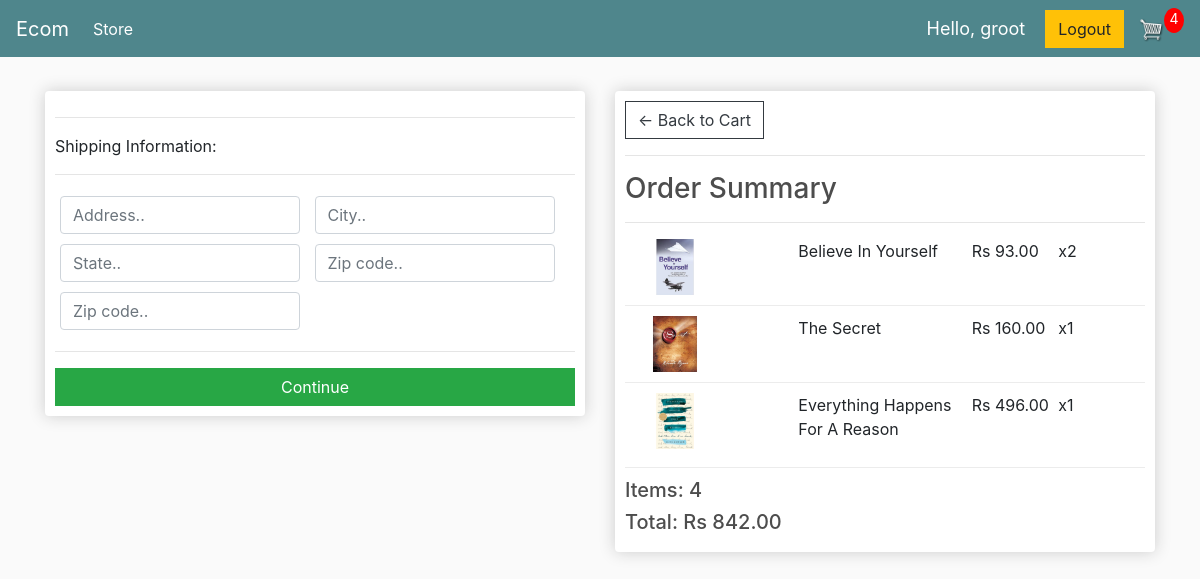
Screenshot of /checkout/ (signed in) with the database file from the repository.
### store/models.py (models this page shows, shortened)
class Order(models.Model):
    customer = models.ForeignKey(Customer, on_delete = models.SET_NULL, blank=True, null=True)
    date_orderd = models.DateTimeField(auto_now_add=True)
    complete = models.BooleanField(default=False, null=True, blank=False)
    transaction_id = models.CharField(max_length=200, null=True)
    @property
    def shipping(self):
        shipping = False
        orderitems = self.orderitem_set.all()
        for i in orderitems:
            if i.product.digital == False:
                shipping =True
        return shipping
    @property
    def get_cart_total(self):
        orderitems = self.orderitem_set.all()
        total = sum([item.get_total for item in orderitems])
        return total
    def get_cart_items(self):
        orderitems = self.orderitem_set.all()
        total = sum([item.quantity for item in orderitems])
        return total

class OrderItem(models.Model):
    product = models.ForeignKey(Product, on_delete = models.SET_NULL, blank=True, null=True)
    order = models.ForeignKey(Order, on_delete = models.SET_NULL, blank=True, null=True)
    quantity = models.IntegerField(default=0, null=True, blank=True)
    date_orderd = models.DateTimeField(auto_now_add=True)
    @property
    def get_total(self):
        total = self.product.price * self.quantity
        return total

class Product(models.Model):
    name = models.CharField(max_length=200, null=True)
    price = models.DecimalField(max_digits=5, decimal_places=2)
    digital = models.BooleanField(default=False, null=True, blank=False)
    image = models.ImageField(null=True,blank=True)
    @property
    def imageURL(self):
        try:
            url = self.image.url
        except:
            url = ''
        return url

### store/views.py (the view)
# urls.py: path('checkout/', views.checkout, name="checkout"),
def checkout(request):
	data = cartData(request)
	cartItems = data['cartItems']
	order = data['order']
	items = data['items']
	context = {'items':items, 'order':order, 'cartItems':cartItems}
	return render(request, 'store/checkout.html', context)

### store/utils.py (called while the page is built)
def cartData(request):
	if request.user.is_authenticated:
		customer = request.user.customer
		order, created = Order.objects.get_or_create(customer=customer, complete=False)
		items = order.orderitem_set.all()
		cartItems = order.get_cart_items
	else:
		cookieData = cookieCart(request)
		cartItems = cookieData['cartItems']
		order = cookieData['order']
		items = cookieData['items']
	return {'cartItems':cartItems ,'order':order, 'items':items}

### store/templates/store/checkout.html (shortened to what this page needs)
{% extends 'store/main.html' %}
{% load static %}
{% block content %}
	 <div class="row">
		<div class="col-lg-6">
			<div class="box-element" id="form-wrapper">
				<form id="form">
					<div id="shipping-info">
						<hr>
						<p>Shipping Information:</p>
						<hr>
						<div class="form-field">
							<input class="form-control" type="text" name="address" placeholder="Address..">
						</div>
						<div class="form-field">
							<input class="form-control" type="text" name="city" placeholder="City..">
						</div>
						<div class="form-field">
							<input class="form-control" type="text" name="state" placeholder="State..">
						</div>
						<div class="form-field">
							<input class="form-control" type="text" name="zipcode" placeholder="Zip code..">
						</div>
						<div class="form-field">
							<input class="form-control" type="text" name="country" placeholder="Zip code..">
						</div>
					</div>
					<hr>
					<input id="form-button" class="btn btn-success btn-block" type="submit" value="Continue">
				</form>
			</div>
			<br>
		</div>
		<div class="col-lg-6">
			<div class="box-element">
				<a  class="btn btn-outline-dark" href="{% url 'cart' %}">← Back to Cart</a>
				<hr>
				<h3>Order Summary</h3>
				<hr>
				{% for item in items %}
				<div class="cart-row">
					<div style="flex:2"><img class="row-image" src="{{item.product.imageURL}}"></div>
					<div style="flex:2"><p>{{item.product.name}}</p></div>
					<div style="flex:1"><p>Rs {{item.product.price|floatformat:2}}</p></div>
					<div style="flex:1"><p>x{{item.quantity}}</p></div>
				</div>
				{% endfor %}
				<h5>Items:   {{order.get_cart_items}}</h5>
				<h5>Total:   Rs {{order.get_cart_total|floatformat:2}}</h5>
			</div>
		</div>
	</div>
{% endblock content %}

### store/templates/store/main.html (shortened to what this page needs)
<!DOCTYPE html>
{% load static %}
<html>
<head>
  <link rel="stylesheet" href="https://stackpath.bootstrapcdn.com/bootstrap/4.4.1/css/bootstrap.min.css">
  <link rel="stylesheet" type="text/css" href="{% static 'css/main.css' %}">
</head>
<body>
  <nav class="navbar navbar-expand-lg navbar-dark bg-dark">
    <a class="navbar-brand" href="{% url 'store' %}">Ecom</a>
    <div class="collapse navbar-collapse" id="navbarSupportedContent">
      <ul class="navbar-nav mr-auto">
        <li class="nav-item active">
          <a class="nav-link" href="{% url 'store' %}">Store <span class="sr-only">(current)</span></a>
        </li>
      </ul>
      <div class="form-inline my-2 my-lg-0">
        <span class = "hello-msg">Hello, {{request.user}}</span>
         <a href="{% url 'logout' %}"class="btn btn-warning">Logout</a>
         <a href="{% url 'cart' %}">
          <img  id="cart-icon" src="{% static 'images/cart.png' %}">
        </a>
        <p id="cart-total">{{cartItems}}</p>
      </div>
    </div>
  </nav>
     <div class="container">
            <br>
            {% block content %}
            {% endblock content %}
         </div>
</body>
</html>

### static/css/main.css (style rules this page uses)
body { background-color: hsl(0, 0%, 98%); }
h1,h2,h3,h4,h5,h6 { color:hsl(0, 0%, 30%); }
.box-element { box-shadow:hsl(0, 0%, 80%) 0 0 16px; background-color: #fff; border-radius: 4px; padding: 10px; }
.bg-dark { background-color: #4f868c!important; }
#cart-icon { width:25px; display: inline-block; margin-left: 15px; }
#cart-total { display: block; text-align: center; color:#fff; background-color: red; width: 20px; height: 25px; border-radius: 50%; font-size: 14px; }
.col-lg-4, .col-lg-6, .col-lg-8, .col-lg-12 { margin-top: 10px; }
.btn { border-radius: 0; }
.row-image { width: 100px; }
.form-field { width:250px; display: inline-block; padding: 5px; }
.cart-row { display: flex; align-items: flex-stretch; padding-bottom: 10px; margin-bottom: 10px; border-bottom: 1px solid #ececec; }

### store/templates/store/main.html (style rules this page uses)
.hello-msg { font-size: 18px; color: #fff; margin-right: 20px; }

### rows the page displays
Order: id.quantity "4", get_cart_items "4", get_cart_total "842.00"
OrderItem: product.imageURL (picture), product.name "Believe In Yourself", product.price "93.00", quantity "2"
OrderItem: product.imageURL (picture), product.name "The Secret", product.price "160.00", quantity "1"
OrderItem: product.imageURL (picture), product.name "Everything Happens For A Reason", product.price "496.00", quantity "1"

### other values shown
{{ request.user }} "groot"
